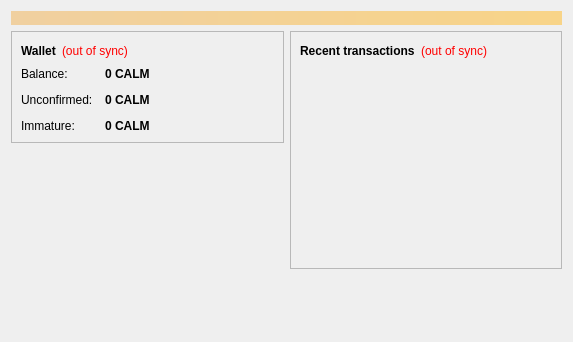
<?xml version="1.0" encoding="UTF-8"?>
<ui version="4.0">
 <class>OverviewPage</class>
 <widget class="QWidget" name="OverviewPage">
  <property name="geometry">
   <rect>
    <x>0</x>
    <y>0</y>
    <width>573</width>
    <height>342</height>
   </rect>
  </property>
  <property name="windowTitle">
   <string>Form</string>
  </property>
  <layout class="QVBoxLayout" name="topLayout">
   <item>
    <widget class="QLabel" name="labelAlerts">
     <property name="visible">
      <bool>false</bool>
     </property>
     <property name="styleSheet">
      <string notr="true">background-color: qlineargradient(x1: 0, y1: 0, x2: 1, y2: 0, stop:0 #F0D0A0, stop:1 #F8D488); color:#000000;</string>
     </property>
     <property name="wordWrap">
      <bool>true</bool>
     </property>
     <property name="margin">
      <number>3</number>
     </property>
    </widget>
   </item>
   <item>
    <layout class="QHBoxLayout" name="horizontalLayout" stretch="1,1">
     <item>
      <layout class="QVBoxLayout" name="verticalLayout_2">
       <item>
        <widget class="QFrame" name="frame">
         <property name="frameShape">
          <enum>QFrame::StyledPanel</enum>
         </property>
         <property name="frameShadow">
          <enum>QFrame::Raised</enum>
         </property>
         <layout class="QVBoxLayout" name="verticalLayout_4">
          <item>
           <layout class="QHBoxLayout" name="horizontalLayout_4">
            <item>
             <widget class="QLabel" name="label_5">
              <property name="font">
               <font>
                <weight>75</weight>
                <bold>true</bold>
               </font>
              </property>
              <property name="text">
               <string>Wallet</string>
              </property>
             </widget>
            </item>
            <item>
             <widget class="QLabel" name="labelWalletStatus">
              <property name="toolTip">
               <string>The displayed information may be out of date. Your wallet automatically synchronizes with the Credits network after a connection is established, but this process has not completed yet.</string>
              </property>
              <property name="styleSheet">
               <string notr="true">QLabel { color: red; }</string>
              </property>
              <property name="text">
               <string notr="true">(out of sync)</string>
              </property>
              <property name="alignment">
               <set>Qt::AlignLeading|Qt::AlignLeft|Qt::AlignVCenter</set>
              </property>
             </widget>
            </item>
            <item>
             <spacer name="horizontalSpacer_2">
              <property name="orientation">
               <enum>Qt::Horizontal</enum>
              </property>
              <property name="sizeHint" stdset="0">
               <size>
                <width>40</width>
                <height>20</height>
               </size>
              </property>
             </spacer>
            </item>
           </layout>
          </item>
          <item>
           <layout class="QFormLayout" name="formLayout_2">
            <property name="fieldGrowthPolicy">
             <enum>QFormLayout::AllNonFixedFieldsGrow</enum>
            </property>
            <property name="horizontalSpacing">
             <number>12</number>
            </property>
            <property name="verticalSpacing">
             <number>12</number>
            </property>
            <item row="0" column="0">
             <widget class="QLabel" name="label">
              <property name="text">
               <string>Balance:</string>
              </property>
             </widget>
            </item>
            <item row="0" column="1">
             <widget class="QLabel" name="labelBalance">
              <property name="font">
               <font>
                <weight>75</weight>
                <bold>true</bold>
               </font>
              </property>
              <property name="cursor">
               <cursorShape>IBeamCursor</cursorShape>
              </property>
              <property name="toolTip">
               <string>Your current balance</string>
              </property>
              <property name="text">
               <string notr="true">0 CALM</string>
              </property>
              <property name="textInteractionFlags">
               <set>Qt::LinksAccessibleByMouse|Qt::TextSelectableByKeyboard|Qt::TextSelectableByMouse</set>
              </property>
             </widget>
            </item>
            <item row="1" column="0">
             <widget class="QLabel" name="label_3">
              <property name="text">
               <string>Unconfirmed:</string>
              </property>
             </widget>
            </item>
            <item row="1" column="1">
             <widget class="QLabel" name="labelUnconfirmed">
              <property name="font">
               <font>
                <weight>75</weight>
                <bold>true</bold>
               </font>
              </property>
              <property name="cursor">
               <cursorShape>IBeamCursor</cursorShape>
              </property>
              <property name="toolTip">
               <string>Total of transactions that have yet to be confirmed, and do not yet count toward the current balance</string>
              </property>
              <property name="text">
               <string notr="true">0 CALM</string>
              </property>
              <property name="textInteractionFlags">
               <set>Qt::LinksAccessibleByMouse|Qt::TextSelectableByKeyboard|Qt::TextSelectableByMouse</set>
              </property>
             </widget>
            </item>
            <item row="2" column="0">
             <widget class="QLabel" name="labelImmatureText">
              <property name="text">
               <string>Immature:</string>
              </property>
             </widget>
            </item>
            <item row="2" column="1">
             <widget class="QLabel" name="labelImmature">
              <property name="font">
               <font>
                <weight>75</weight>
                <bold>true</bold>
               </font>
              </property>
              <property name="toolTip">
               <string>Mined balance that has not yet matured</string>
              </property>
              <property name="text">
               <string notr="true">0 CALM</string>
              </property>
              <property name="textInteractionFlags">
               <set>Qt::LinksAccessibleByMouse|Qt::TextSelectableByKeyboard|Qt::TextSelectableByMouse</set>
              </property>
             </widget>
            </item>
           </layout>
          </item>
         </layout>
        </widget>
       </item>
       <item>
        <spacer name="verticalSpacer">
         <property name="orientation">
          <enum>Qt::Vertical</enum>
         </property>
         <property name="sizeHint" stdset="0">
          <size>
           <width>20</width>
           <height>40</height>
          </size>
         </property>
        </spacer>
       </item>
      </layout>
     </item>
     <item>
      <layout class="QVBoxLayout" name="verticalLayout_3">
       <item>
        <widget class="QFrame" name="frame_2">
         <property name="frameShape">
          <enum>QFrame::StyledPanel</enum>
         </property>
         <property name="frameShadow">
          <enum>QFrame::Raised</enum>
         </property>
         <layout class="QVBoxLayout" name="verticalLayout">
          <item>
           <layout class="QHBoxLayout" name="horizontalLayout_2">
            <item>
             <widget class="QLabel" name="label_4">
              <property name="text">
               <string>&lt;b&gt;Recent transactions&lt;/b&gt;</string>
              </property>
             </widget>
            </item>
            <item>
             <widget class="QLabel" name="labelTransactionsStatus">
              <property name="toolTip">
               <string>The displayed information may be out of date. Your wallet automatically synchronizes with the Credits network after a connection is established, but this process has not completed yet.</string>
              </property>
              <property name="styleSheet">
               <string notr="true">QLabel { color: red; }</string>
              </property>
              <property name="text">
               <string notr="true">(out of sync)</string>
              </property>
              <property name="alignment">
               <set>Qt::AlignRight|Qt::AlignTrailing|Qt::AlignVCenter</set>
              </property>
             </widget>
            </item>
            <item>
             <spacer name="horizontalSpacer">
              <property name="orientation">
               <enum>Qt::Horizontal</enum>
              </property>
              <property name="sizeHint" stdset="0">
               <size>
                <width>40</width>
                <height>20</height>
               </size>
              </property>
             </spacer>
            </item>
           </layout>
          </item>
          <item>
           <widget class="QListView" name="listTransactions">
            <property name="styleSheet">
             <string notr="true">QListView { background: transparent; }</string>
            </property>
            <property name="frameShape">
             <enum>QFrame::NoFrame</enum>
            </property>
            <property name="verticalScrollBarPolicy">
             <enum>Qt::ScrollBarAlwaysOff</enum>
            </property>
            <property name="horizontalScrollBarPolicy">
             <enum>Qt::ScrollBarAlwaysOff</enum>
            </property>
            <property name="selectionMode">
             <enum>QAbstractItemView::NoSelection</enum>
            </property>
           </widget>
          </item>
         </layout>
        </widget>
       </item>
       <item>
        <spacer name="verticalSpacer_2">
         <property name="orientation">
          <enum>Qt::Vertical</enum>
         </property>
         <property name="sizeHint" stdset="0">
          <size>
           <width>20</width>
           <height>40</height>
          </size>
         </property>
        </spacer>
       </item>
      </layout>
     </item>
    </layout>
   </item>
  </layout>
 </widget>
 <resources/>
 <connections/>
</ui>
